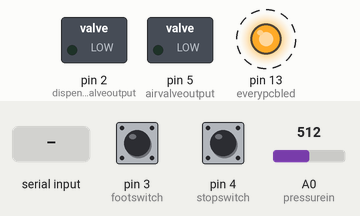
Bench run of a sketch on a simulated Arduino Mega 2560, built with avr-gcc and run on an emulated ATmega2560. Parts: switched loads named in the sketch (green lamp = pin HIGH), output pins drawn as LEDs (lit = HIGH). Dashed ring = blinking. The test bench sets the inputs (shaded band); at power-on: A0 (pressurein) = 512, pin 4 (stopswitch) HIGH, pin 3 (footswitch) HIGH. What the sketch prints to the serial monitor is not drawn.

Above: at 1.2 s.
1.3 s: "P_\n" received over Serial
At 2.4 s:
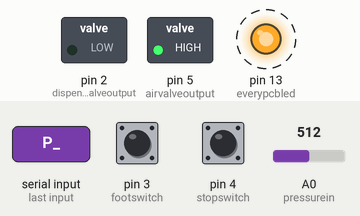
4.3 s: A0 (pressurein) set to 110
7.3 s: A0 (pressurein) set to 90
13.3 s: pin 4 (stopswitch) pulled LOW for 0.15 s
At 13.9 s:
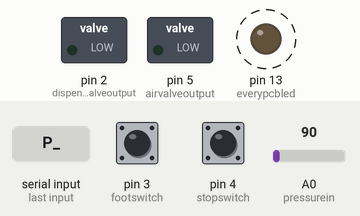
Timing chart, 0 to 20.4 s (numbered marks = the images above; inputs shaded):
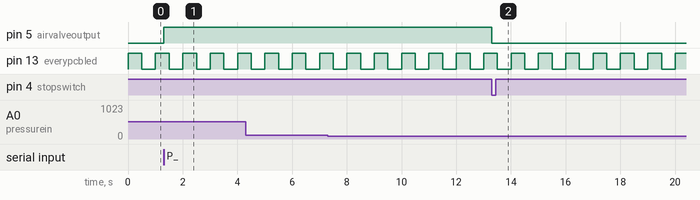

The sketch:

Filling_Rev_C.ino
```cpp
// Arduino Nano Every code for PCS Filling Machine

//  Messages received from RPi host:
//    - String of dispense valve open time in milliseconds terminated with "_"
//    - P_/p_ to turn on/off air pressure (note, also terminated with a "_").
//
//  Messages sent (streamed) to RPi host:
//    - Balance weight, compressor pressure, Stop switch state,
//      and Footswitch state.
//    - If balance data stops, message replaces balance data
//      with "$".
//    Data Format example:  "+    0.00g  ;194;s;f"
//

#include "millisDelay.h"


// Digital I/O
int footswitch = 3;  // Footswitch: Switch pressed = low
int stopswitch = 4;  // Stop Switch: Switch pressed = low
int dispensevalveoutput = 2;  // Dispense Valve Output on = high
int airvalveoutput = 5; // Air valve output
int everypcbled = 13; // For watchdog led

// Analog I/O
int pressurein = A0;  // Pressure transducer
   // 0 psi = 1 volt = 205
   // 30 psi = 5 volts = 1023

// Variables
String inString = "";          // string to hold input
String stopswitchstring = "";  // stop switch string S = switch pressed, s = not pressed
String footswitchstring = "";  // foot switch string F = switch pressed, F = not pressed

String pulsetimestring = "";   // dispense valve pulse time string
String pressurevalvestring = "";  // pressure valve string. P = valve on, p = valve off

String incomingString = "";    // Weight string from scale

int scalemaxtime = 1000;

int pulsetime;                 // time in milliseconds to turn the output on
int footswitchstate = 0;       // stores the state of the footswitch;
int stopswitchstate = 0;       // stores the state of the stopswitch;
int pressurevalue = 0;         // stores the pressure transducer value

int previousscaleMillis = 0;
int currentscaleMillis = 0;

bool scaleoffline = true;

unsigned long previousdispenseMillis = 0;
unsigned long currentdispenseMillis = 0;

//-----------------------------------------------------------------------
void setup() {
pinMode(dispensevalveoutput, OUTPUT);
pinMode(footswitch, INPUT);
pinMode(stopswitch, INPUT);
pinMode(airvalveoutput, OUTPUT);
pinMode (everypcbled, OUTPUT);

Serial.begin(19200);  // opens serial port (USB), sets data rate to 19,200 bps
Serial1.begin(19200);  // opens serial port 1 (hardware) , sets data rate to 19,200 bps
// Serial1.setTimeout(1000);

}
//-----------------------------------------------------------------------
void loop() {

// Make the Nano Every pcb led blink at 1 Hz

  if (millis() % 1000 > 500)
  digitalWrite(everypcbled, LOW);  // turn the led off
  else
  digitalWrite(everypcbled, HIGH);  // turn the led oon

// Get the pressure and switch inputs

pressurevalue = analogRead(pressurein);     // read the pressure input pin

footswitchstate = digitalRead(footswitch);  // read the footswitch input pin
  if (footswitchstate == LOW) {
    footswitchstring = "F";
    }
  else {
    footswitchstring = "f";
    }
stopswitchstate = digitalRead(stopswitch);  // read the stopswitch input pin
  if (stopswitchstate == LOW) {
    stopswitchstring = "S";
    pulsetime = 0;                      // turn off the dispense valve
    digitalWrite(airvalveoutput, LOW);  // turn off the air valve
    }
  else {
    stopswitchstring = "s";
    }

// Read the host serial commands

  char inchar;

  while (Serial.available() > 0) {
    inchar = Serial.read();
    inString += (char)inchar;
    if (inchar == '_') {
      if (inString == "P_")
        digitalWrite(airvalveoutput, HIGH);  // turn the valve on
      if (inString == "p_")
        digitalWrite(airvalveoutput, LOW);  // turn the valve off
//      Serial.println(inString);  // for testing only

      pulsetime = inString.toInt();  // 0 if not digits
//    Serial.println(pulsetime);  // for testing only
      inString = "";  // clear the string for new input:
     }
   }

// Pulse the dispense valve

currentdispenseMillis = millis();
  if (currentdispenseMillis - previousdispenseMillis >= pulsetime) {
    previousdispenseMillis = currentdispenseMillis;
    digitalWrite(dispensevalveoutput, LOW);   // time to turn the valve off
    pulsetime = 0; }
  else {
    digitalWrite(dispensevalveoutput, HIGH);  // turn the valve on
    }


// Send the scale data
// If the scale is off line just send
// the pressure and the switch states

  currentscaleMillis = millis();
  if (currentscaleMillis - previousscaleMillis <= scalemaxtime) {
    scaleoffline = false;  }
  else   {
    scaleoffline = true;
  }

  // check if data is available from the scale
  if (Serial1.available() > 0) {
    // read the incoming string:
  incomingString = Serial1.readStringUntil('\n');
  previousscaleMillis = currentscaleMillis;
  }

  if (scaleoffline == true) {
    incomingString = "$"; }
    Serial.print(incomingString);
    Serial.print(";");
    Serial.print(pressurevalue);
    Serial.print(";");
    Serial.print(stopswitchstring);
    Serial.print(";");
    Serial.println(footswitchstring);

 }
```

Measured:
- after the input at 1.3 s, pin 5 (airvalveoutput): LOW → HIGH at once
- after the input at 13.3 s, pin 5 (airvalveoutput): HIGH → LOW at once
- by itself, pin 13 (everypcbled): alternates HIGH for 0.50 s and LOW for 0.50 s
